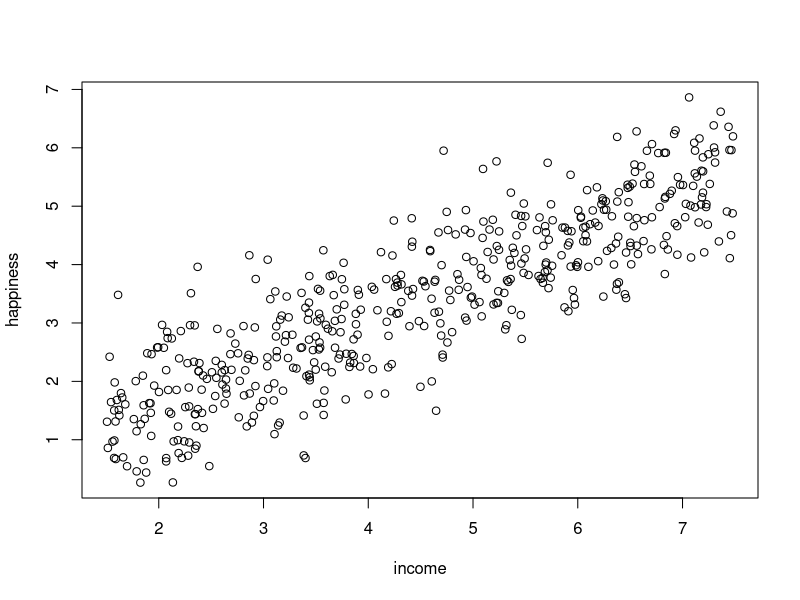
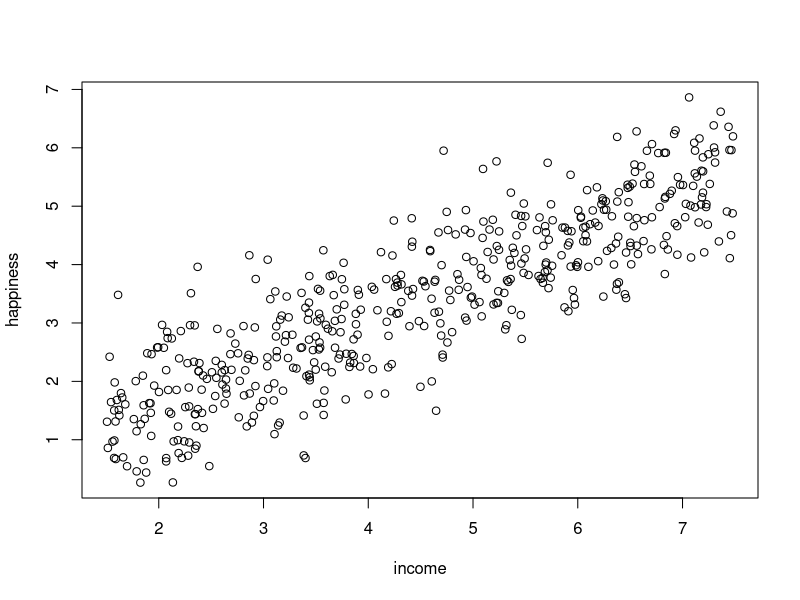
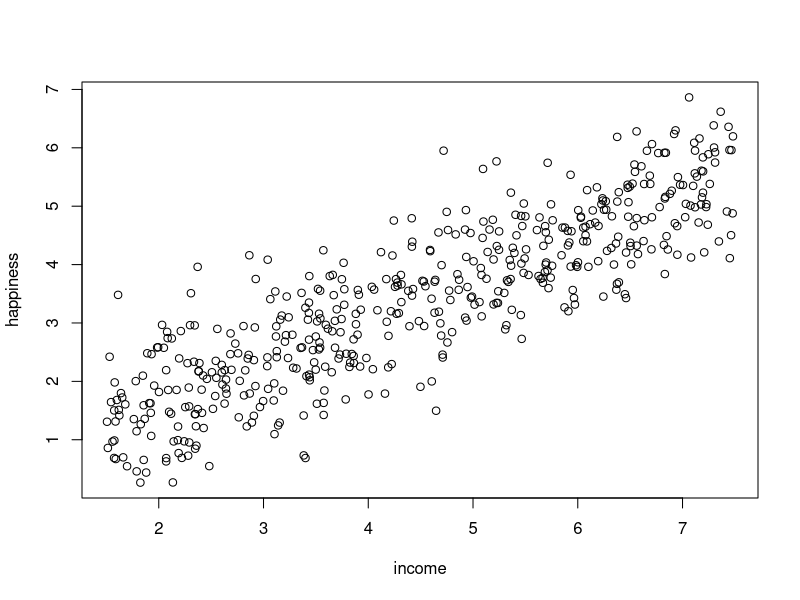
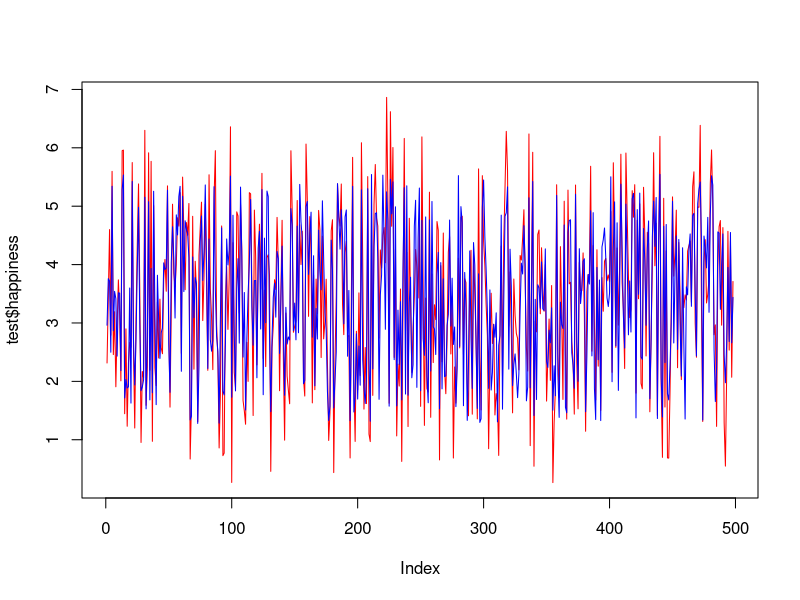
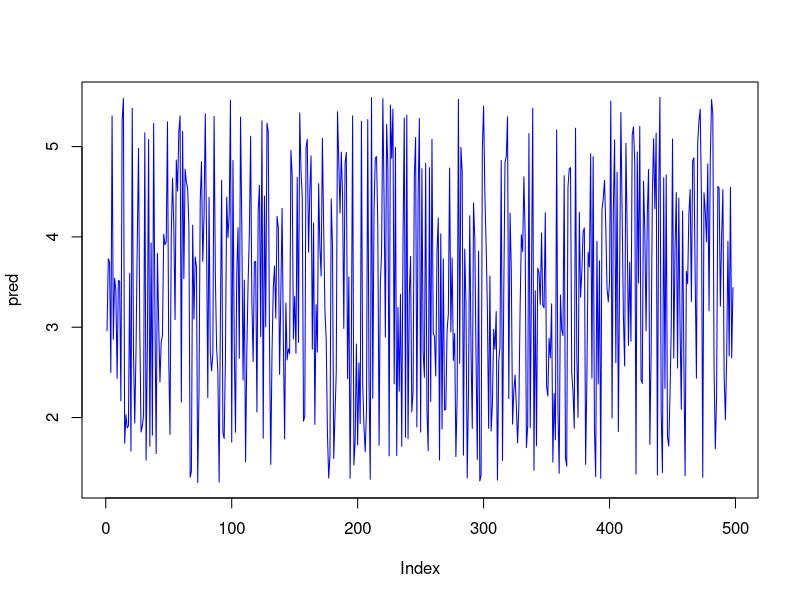

These charts were generated, in order, by the following R code:
print(getwd())
data<-read.csv("r.csv")
print("data")
data
summary(data)
head(data)
plot(data)
plot(data)
head(data)
plot(data)
set.seed(2)
library(caTools)
install.packages('caTools')
library(caTools)
split<- sample.split(data,SplitRatio = 0.7)
split
train<-subset(data,split="TRUE")
test<-subset(data,split="FALSE")
train
test
Model<-lm(happiness ~.,data=train)
summary(Model)
pred <-predict(Model,test)
pred
plot(test$happiness,type="l",lty=1.8,col="red")
lines(pred,type="l",col="blue")
plot(pred,type="l",lty=1.8,col="blue")
rm<- sqrt(mean(pred-data$happiness)^2)
rm
